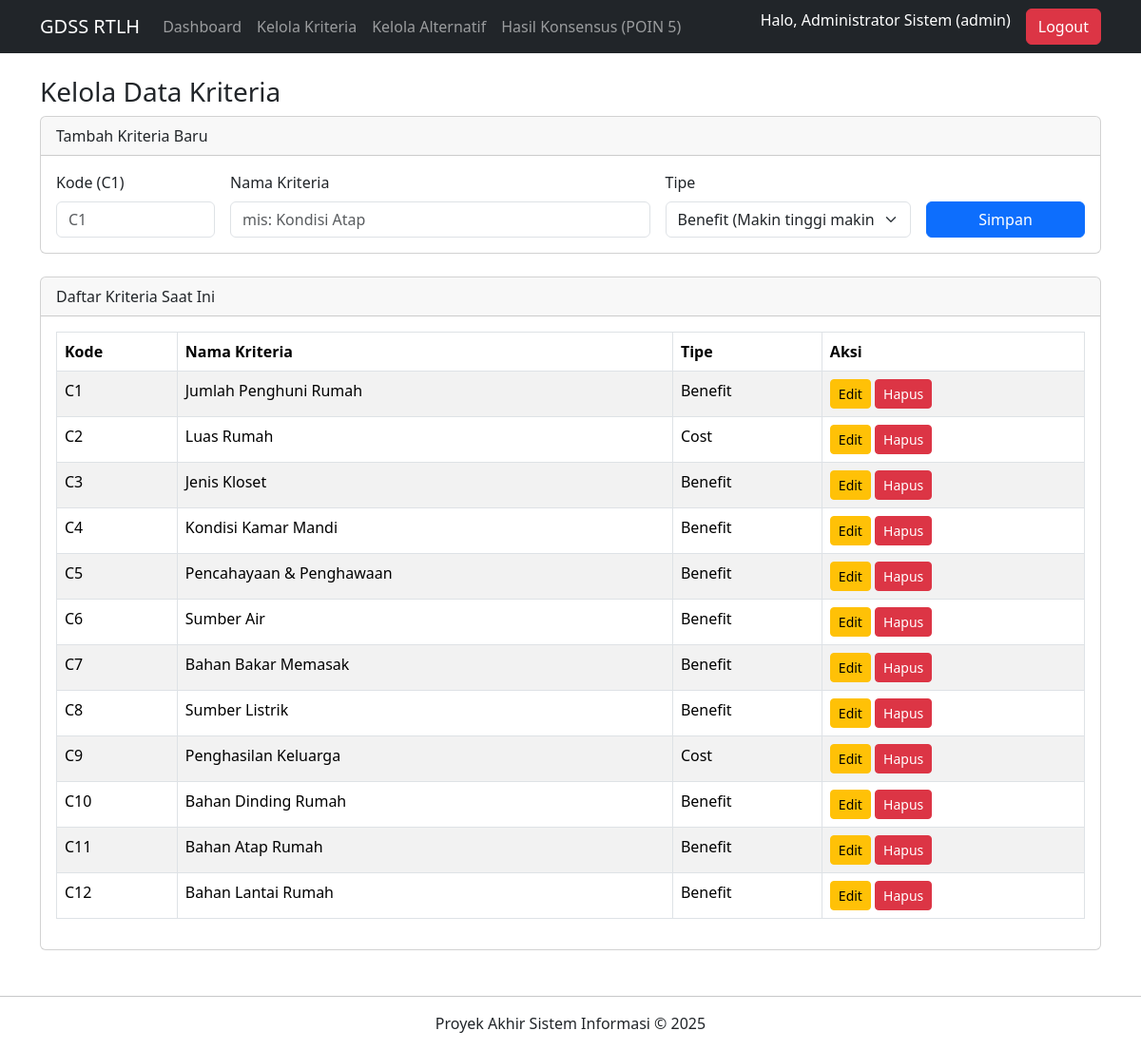
The app's page /kriteria.php (signed in) with its own data.
### tables this page shows
CREATE TABLE `kriteria` (
  `id` int(11) NOT NULL,
  `kode_kriteria` varchar(10) NOT NULL,
  `nama_kriteria` varchar(255) DEFAULT NULL,
  `tipe` enum('benefit','cost') NOT NULL
);

### includes/check_auth.php (called while the page is built, shortened)
<?php
$USER_ROLE = $_SESSION['role'];
$USER_NAMA = $_SESSION['nama_lengkap'];
?>

### kriteria.php (the view, shortened to what this page needs)
<?php
require_once 'includes/header.php';
?>
<h3>Kelola Data Kriteria</h3>
<div class="card mb-4">
    <div class="card-header">Tambah Kriteria Baru</div>
    <div class="card-body">
        <form action="kriteria.php" method="POST">
            <div class="row g-3">
                <div class="col-md-2">
                    <label class="form-label">Kode (C1)</label>
                    <input type="text" name="kode_kriteria" class="form-control" placeholder="C1" required>
                </div>
                <div class="col-md-5">
                    <label class="form-label">Nama Kriteria</label>
                    <input type="text" name="nama_kriteria" class="form-control" placeholder="mis: Kondisi Atap" required>
                </div>
                <div class="col-md-3">
                    <label class="form-label">Tipe</label>
                    <select name="tipe" class="form-select" required>
                        <option value="benefit">Benefit (Makin tinggi makin baik)</option>
                    </select>
                </div>
                <div class="col-md-2 align-self-end">
                    <button type="submit" name="submit_kriteria" class="btn btn-primary w-100">Simpan</button>
                </div>
            </div>
        </form>
    </div>
</div>
<div class="card">
    <div class="card-header">Daftar Kriteria Saat Ini</div>
    <div class="card-body">
        <table class="table table-bordered table-striped">
            <thead>
                <tr>
                    <th>Kode</th>
                    <th>Nama Kriteria</th>
                    <th>Tipe</th>
                    <th>Aksi</th>
                </tr>
            </thead>
            <tbody>
                <?php
                $sql_select = "SELECT * FROM kriteria
               ORDER BY CAST(SUBSTRING(kode_kriteria, 2) AS UNSIGNED) ASC";
                $result = mysqli_query($koneksi, $sql_select);
                if (mysqli_num_rows($result) > 0) {
                    while($row = mysqli_fetch_assoc($result)) {
                        echo "<tr>";
                        echo "<td>" . htmlspecialchars($row['kode_kriteria']) . "</td>";
                        echo "<td>" . htmlspecialchars($row['nama_kriteria']) . "</td>";
                        echo "<td>" . htmlspecialchars(ucfirst($row['tipe'])) . "</td>";
                        echo "<td>";
                        echo "<a href='#' class='btn btn-warning btn-sm'
                                data-bs-toggle='modal'
                                data-bs-target='#modalEdit$row[id]'
                                >Edit</a> ";
                        echo "<a href='kriteria.php?hapus=" . $row['id'] . "'
                                class='btn btn-danger btn-sm'
                                onclick='return confirm(\"Yakin ingin menghapus data ini?\")'>Hapus</a>";
                        echo "</td>";
                        echo "</tr>";
                    }
                } else {
                    echo "<tr><td colspan='4' class='text-center'>Belum ada data kriteria.</td></tr>";
                }
                ?>
            </tbody>
        </table>
    </div>
</div>
<?php
require_once 'includes/footer.php';
?>

### includes/header.php (shortened to what this page needs)
<?php
require_once 'check_auth.php';
?>
<!DOCTYPE html>
<html lang="id">
<head>
    <link href="https://cdn.jsdelivr.net/npm/bootstrap@5.3.3/dist/css/bootstrap.min.css" rel="stylesheet">
</head>
<body>
<nav class="navbar navbar-expand-lg navbar-dark bg-dark">
  <div class="container">
    <a class="navbar-brand" href="index.php">GDSS RTLH</a>
    <div class="collapse navbar-collapse" id="navbarNav">
      <ul class="navbar-nav me-auto">
        <li class="nav-item">
          <a class="nav-link" href="index.php">Dashboard</a>
        </li>
        <?php
        if ($USER_ROLE == 'admin') {
        ?>
            <li class="nav-item">
              <a class="nav-link" href="kriteria.php">Kelola Kriteria</a>
            </li>
            <li class="nav-item">
              <a class="nav-link" href="alternatif.php">Kelola Alternatif</a>
            </li>
        <?php
        }
        ?>
        <li class="nav-item">
          <a class="nav-link" href="hasil_akhir.php">Hasil Konsensus (POIN 5)</a>
        </li>
      </ul>
      <ul class="navbar-nav">
         <li class="nav-item">
            <span class="navbar-text text-white me-3">
              Halo, <?php echo htmlspecialchars($USER_NAMA); ?> (<?php echo htmlspecialchars($USER_ROLE); ?>)
            </span>
         </li>
         <li class="nav-item">
            <a class="btn btn-danger" href="logout.php">Logout</a>
         </li>
      </ul>
    </div>
  </div>
</nav>
<div class="container mt-4">

### includes/footer.php (shortened to what this page needs)
</div> <footer class="text-center mt-5 mb-3">
    <hr>
    <p>Proyek Akhir Sistem Informasi &copy; <?php echo date('Y'); ?></p>
</footer>
</body>
</html>

### records on screen
kriteria: kode_kriteria "C1", nama_kriteria "Jumlah Penghuni Rumah", tipe "Benefit"
kriteria: kode_kriteria "C2", nama_kriteria "Luas Rumah", tipe "Cost"
kriteria: kode_kriteria "C3", nama_kriteria "Jenis Kloset", tipe "Benefit"
kriteria: kode_kriteria "C4", nama_kriteria "Kondisi Kamar Mandi", tipe "Benefit"
kriteria: kode_kriteria "C5", nama_kriteria "Pencahayaan & Penghawaan", tipe "Benefit"
kriteria: kode_kriteria "C6", nama_kriteria "Sumber Air", tipe "Benefit"
kriteria: kode_kriteria "C7", nama_kriteria "Bahan Bakar Memasak", tipe "Benefit"
kriteria: kode_kriteria "C8", nama_kriteria "Sumber Listrik", tipe "Benefit"
kriteria: kode_kriteria "C9", nama_kriteria "Penghasilan Keluarga", tipe "Cost"
kriteria: kode_kriteria "C10", nama_kriteria "Bahan Dinding Rumah", tipe "Benefit"
kriteria: kode_kriteria "C11", nama_kriteria "Bahan Atap Rumah", tipe "Benefit"
kriteria: kode_kriteria "C12", nama_kriteria "Bahan Lantai Rumah", tipe "Benefit"

### other values on screen
$USER_NAMA "Administrator Sistem"
$USER_ROLE "admin"
